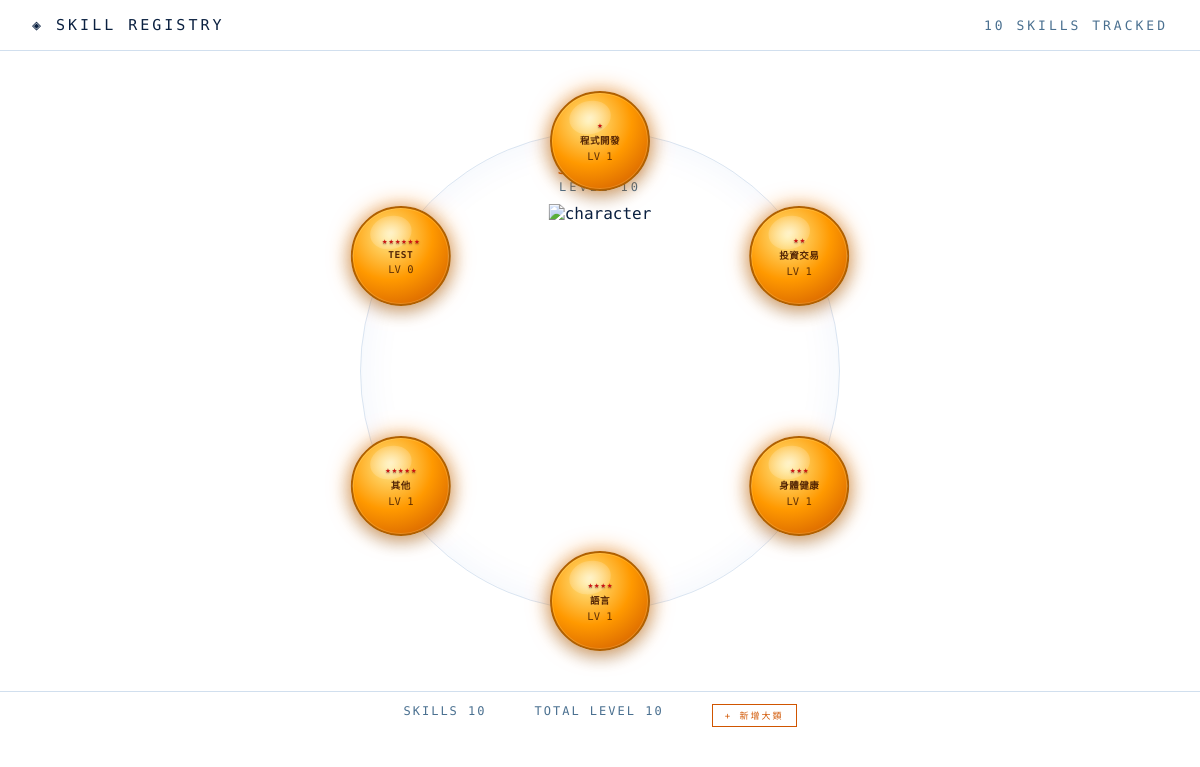
The app's page /, older data.
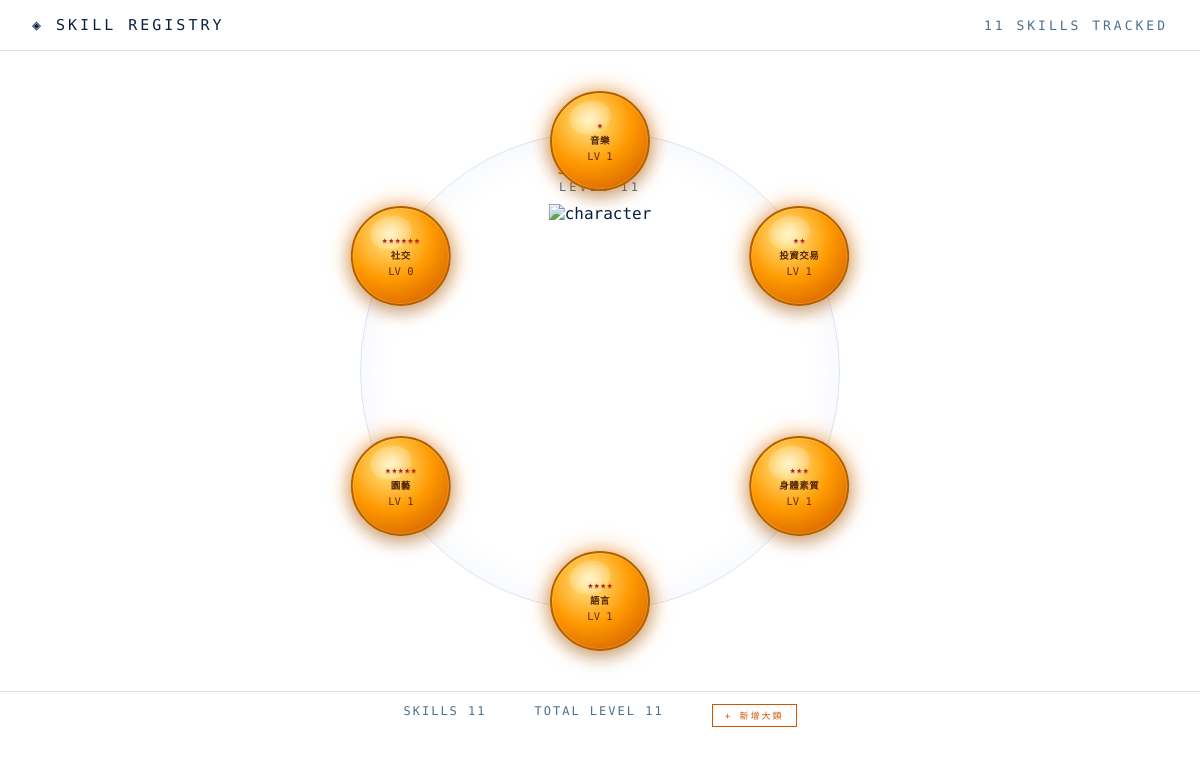
The same page, newer data.
### tables this page shows
CREATE TABLE categories (
            id         INTEGER PRIMARY KEY,
            name       TEXT NOT NULL,
            emoji      TEXT,
            color      TEXT,
            created_at DATETIME DEFAULT CURRENT_TIMESTAMP
        );

### app.py (the view)
@app.route("/")
def index():
    return render_template("index.html",
                           categories=get_all_categories(),
                           character=get_character())

### db.py (called while the page is built)
def get_db():
    conn = sqlite3.connect(DB_PATH)
    conn.row_factory = sqlite3.Row
    return conn

def xp_for_next_level(n):
    return int(100 * (n ** 1.5))

def calc_level(total_xp):
    level = 1
    accumulated = 0
    while level < 20:
        needed = xp_for_next_level(level)
        if accumulated + needed > total_xp:
            break
        accumulated += needed
        level += 1
    if level >= 20:
        return (20, 0, 0)
    current = total_xp - accumulated
    to_next = xp_for_next_level(level)
    return (level, current, to_next)

def get_skill_xp(skill_id):
    with get_db() as conn:
        row = conn.execute(
            "SELECT COALESCE(SUM(xp), 0) as total FROM xp_logs WHERE skill_id = ?",
            (skill_id,)
        ).fetchone()
        return row["total"]

def get_character():
    with get_db() as conn:
        skill_ids = conn.execute("SELECT id FROM skills").fetchall()
    total_level = sum(calc_level(get_skill_xp(s["id"]))[0] for s in skill_ids)
    return {
        "name": "STEVEN",
        "total_level": total_level,
        "skill_count": len(skill_ids),
    }

### templates/index.html (shortened to what this page needs)
<!DOCTYPE html>
<html lang="zh-TW">
<head>
  <link rel="stylesheet" href="/static/style.css">
</head>
<body>
<div class="screen">
  <div class="header">
    <span class="title">◈ SKILL REGISTRY</span>
    <span>{{ character.skill_count }} SKILLS TRACKED</span>
  </div>
  <div class="character-arena">
    <div class="character-container">
      <div class="character-name">{{ character.name }}</div>
      <div class="character-level">LEVEL {{ character.total_level }}</div>
      <div class="character-figure">
        <img class="char-full" src="/static/img/character_transparent.png" alt="character">
      </div>
    </div>
    {% for cat in categories %}
    {% set angle = loop.index0 * (360 / categories|length) %}
    {% set ball_num = loop.index %}
    <a class="orb" href="/category/{{ cat.id }}"
       style="--angle: {{ angle }}deg;">
      <div class="orb-inner">
        <div class="db-stars">
          {% for i in range(ball_num) %}<span class="db-star">★</span>{% endfor %}
        </div>
        <div class="orb-name">{{ cat.name }}</div>
        <div class="orb-level">LV {{ cat.avg_level | int }}</div>
      </div>
    </a>
    {% endfor %}
  </div>
  <div class="footer">
    <span>SKILLS {{ character.skill_count }}</span>
    <span>TOTAL LEVEL {{ character.total_level }}</span>
    <button class="btn" style="font-size:9px; padding:4px 12px;" onclick="document.getElementById('add-cat-form').style.display='block'; this.style.display='none'">+ 新增大類</button>
  </div>
</div>
</body>
</html>

Row changes from the older to the newer data that the page shows:
changed categories id 1: name "程式開發" → "音樂"
changed categories: name "身體健康" → "身體素質"
changed categories (number 5 of 6 on the later page): name "其他" → "園藝"
changed categories (number 6 of 6 on the later page): name "TEST" → "社交"
Text that changed along with them:
{{ character.skill_count }}: "10" → "11"
{{ character.total_level }}: "10" → "11"
